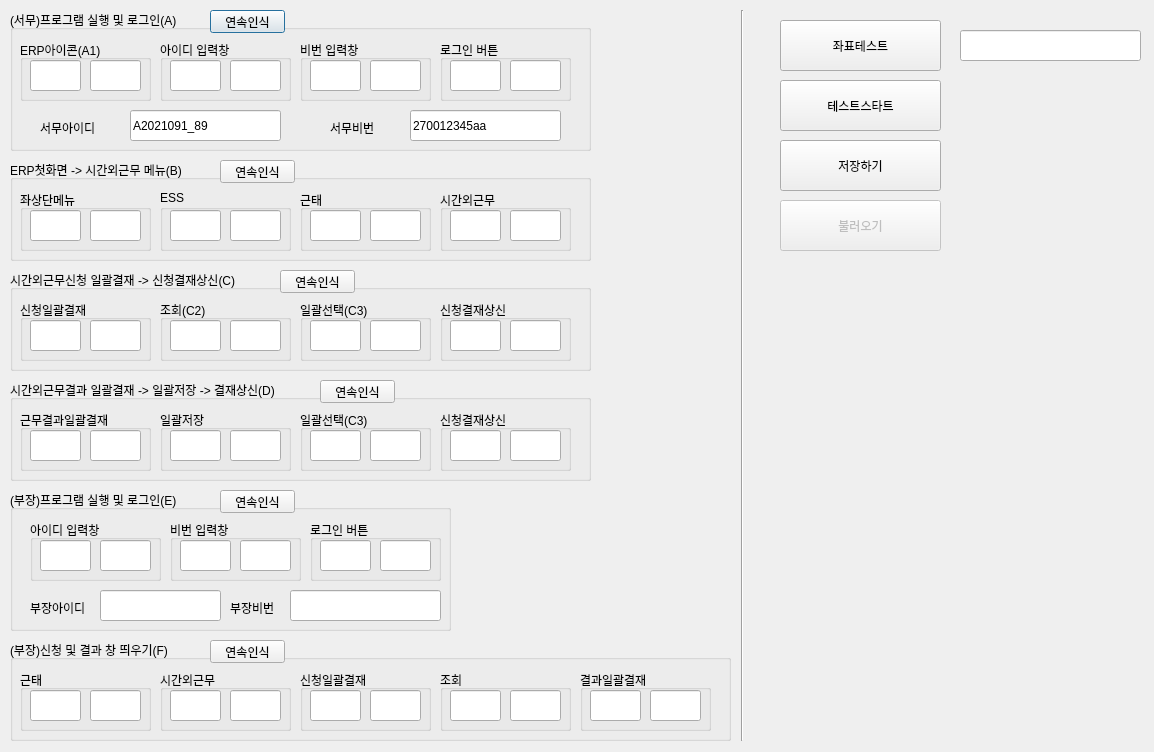
<?xml version="1.0" encoding="UTF-8"?>
<ui version="4.0">
 <class>Dialog</class>
 <widget class="QDialog" name="Dialog">
  <property name="geometry">
   <rect>
    <x>0</x>
    <y>0</y>
    <width>1154</width>
    <height>752</height>
   </rect>
  </property>
  <property name="windowTitle">
   <string>Dialog</string>
  </property>
  <widget class="QGroupBox" name="A">
   <property name="geometry">
    <rect>
     <x>10</x>
     <y>10</y>
     <width>581</width>
     <height>141</height>
    </rect>
   </property>
   <property name="title">
    <string>(서무)프로그램 실행 및 로그인(A)</string>
   </property>
   <widget class="QPushButton" name="Auto_location_A">
    <property name="geometry">
     <rect>
      <x>200</x>
      <y>0</y>
      <width>75</width>
      <height>23</height>
     </rect>
    </property>
    <property name="text">
     <string>연속인식</string>
    </property>
   </widget>
   <widget class="QGroupBox" name="groupBox_5">
    <property name="geometry">
     <rect>
      <x>10</x>
      <y>30</y>
      <width>131</width>
      <height>61</height>
     </rect>
    </property>
    <property name="title">
     <string>ERP아이콘(A1)</string>
    </property>
    <widget class="QLineEdit" name="X_A1">
     <property name="geometry">
      <rect>
       <x>10</x>
       <y>20</y>
       <width>51</width>
       <height>31</height>
      </rect>
     </property>
    </widget>
    <widget class="QLineEdit" name="Y_A1">
     <property name="geometry">
      <rect>
       <x>70</x>
       <y>20</y>
       <width>51</width>
       <height>31</height>
      </rect>
     </property>
    </widget>
   </widget>
   <widget class="QGroupBox" name="groupBox_6">
    <property name="geometry">
     <rect>
      <x>150</x>
      <y>30</y>
      <width>131</width>
      <height>61</height>
     </rect>
    </property>
    <property name="title">
     <string>아이디 입력창</string>
    </property>
    <widget class="QLineEdit" name="X_A2">
     <property name="geometry">
      <rect>
       <x>10</x>
       <y>20</y>
       <width>51</width>
       <height>31</height>
      </rect>
     </property>
    </widget>
    <widget class="QLineEdit" name="Y_A2">
     <property name="geometry">
      <rect>
       <x>70</x>
       <y>20</y>
       <width>51</width>
       <height>31</height>
      </rect>
     </property>
    </widget>
   </widget>
   <widget class="QGroupBox" name="groupBox_7">
    <property name="geometry">
     <rect>
      <x>290</x>
      <y>30</y>
      <width>131</width>
      <height>61</height>
     </rect>
    </property>
    <property name="title">
     <string>비번 입력창</string>
    </property>
    <widget class="QLineEdit" name="X_A3">
     <property name="geometry">
      <rect>
       <x>10</x>
       <y>20</y>
       <width>51</width>
       <height>31</height>
      </rect>
     </property>
    </widget>
    <widget class="QLineEdit" name="Y_A3">
     <property name="geometry">
      <rect>
       <x>70</x>
       <y>20</y>
       <width>51</width>
       <height>31</height>
      </rect>
     </property>
    </widget>
   </widget>
   <widget class="QGroupBox" name="groupBox_8">
    <property name="geometry">
     <rect>
      <x>430</x>
      <y>30</y>
      <width>131</width>
      <height>61</height>
     </rect>
    </property>
    <property name="title">
     <string>로그인 버튼</string>
    </property>
    <widget class="QLineEdit" name="X_A4">
     <property name="geometry">
      <rect>
       <x>10</x>
       <y>20</y>
       <width>51</width>
       <height>31</height>
      </rect>
     </property>
    </widget>
    <widget class="QLineEdit" name="Y_A4">
     <property name="geometry">
      <rect>
       <x>70</x>
       <y>20</y>
       <width>51</width>
       <height>31</height>
      </rect>
     </property>
    </widget>
   </widget>
   <widget class="QLineEdit" name="S_ID">
    <property name="geometry">
     <rect>
      <x>120</x>
      <y>100</y>
      <width>151</width>
      <height>31</height>
     </rect>
    </property>
    <property name="text">
     <string>A2021091_89</string>
    </property>
   </widget>
   <widget class="QLineEdit" name="S_PASSWORD">
    <property name="geometry">
     <rect>
      <x>400</x>
      <y>100</y>
      <width>151</width>
      <height>31</height>
     </rect>
    </property>
    <property name="inputMethodHints">
     <set>Qt::ImhDialableCharactersOnly|Qt::ImhSensitiveData</set>
    </property>
    <property name="text">
     <string>270012345aa</string>
    </property>
   </widget>
   <widget class="QLabel" name="ID">
    <property name="geometry">
     <rect>
      <x>30</x>
      <y>110</y>
      <width>71</width>
      <height>16</height>
     </rect>
    </property>
    <property name="text">
     <string>서무아이디</string>
    </property>
   </widget>
   <widget class="QLabel" name="ID_2">
    <property name="geometry">
     <rect>
      <x>320</x>
      <y>110</y>
      <width>71</width>
      <height>16</height>
     </rect>
    </property>
    <property name="text">
     <string>서무비번</string>
    </property>
   </widget>
  </widget>
  <widget class="QGroupBox" name="E">
   <property name="geometry">
    <rect>
     <x>10</x>
     <y>490</y>
     <width>441</width>
     <height>141</height>
    </rect>
   </property>
   <property name="title">
    <string>(부장)프로그램 실행 및 로그인(E)</string>
   </property>
   <widget class="QPushButton" name="Auto_location_E">
    <property name="geometry">
     <rect>
      <x>210</x>
      <y>0</y>
      <width>75</width>
      <height>23</height>
     </rect>
    </property>
    <property name="text">
     <string>연속인식</string>
    </property>
   </widget>
   <widget class="QGroupBox" name="groupBox_10">
    <property name="geometry">
     <rect>
      <x>20</x>
      <y>30</y>
      <width>131</width>
      <height>61</height>
     </rect>
    </property>
    <property name="title">
     <string>아이디 입력창</string>
    </property>
    <widget class="QLineEdit" name="X_E1">
     <property name="geometry">
      <rect>
       <x>10</x>
       <y>20</y>
       <width>51</width>
       <height>31</height>
      </rect>
     </property>
    </widget>
    <widget class="QLineEdit" name="Y_E1">
     <property name="geometry">
      <rect>
       <x>70</x>
       <y>20</y>
       <width>51</width>
       <height>31</height>
      </rect>
     </property>
    </widget>
   </widget>
   <widget class="QGroupBox" name="groupBox_11">
    <property name="geometry">
     <rect>
      <x>160</x>
      <y>30</y>
      <width>131</width>
      <height>61</height>
     </rect>
    </property>
    <property name="title">
     <string>비번 입력창</string>
    </property>
    <widget class="QLineEdit" name="X_E2">
     <property name="geometry">
      <rect>
       <x>10</x>
       <y>20</y>
       <width>51</width>
       <height>31</height>
      </rect>
     </property>
    </widget>
    <widget class="QLineEdit" name="Y_E2">
     <property name="geometry">
      <rect>
       <x>70</x>
       <y>20</y>
       <width>51</width>
       <height>31</height>
      </rect>
     </property>
    </widget>
   </widget>
   <widget class="QGroupBox" name="groupBox_12">
    <property name="geometry">
     <rect>
      <x>300</x>
      <y>30</y>
      <width>131</width>
      <height>61</height>
     </rect>
    </property>
    <property name="title">
     <string>로그인 버튼</string>
    </property>
    <widget class="QLineEdit" name="X_E3">
     <property name="geometry">
      <rect>
       <x>10</x>
       <y>20</y>
       <width>51</width>
       <height>31</height>
      </rect>
     </property>
    </widget>
    <widget class="QLineEdit" name="Y_E3">
     <property name="geometry">
      <rect>
       <x>70</x>
       <y>20</y>
       <width>51</width>
       <height>31</height>
      </rect>
     </property>
    </widget>
   </widget>
   <widget class="QLabel" name="ID_B">
    <property name="geometry">
     <rect>
      <x>20</x>
      <y>110</y>
      <width>71</width>
      <height>16</height>
     </rect>
    </property>
    <property name="text">
     <string>부장아이디</string>
    </property>
   </widget>
   <widget class="QLabel" name="ID_4">
    <property name="geometry">
     <rect>
      <x>220</x>
      <y>110</y>
      <width>71</width>
      <height>16</height>
     </rect>
    </property>
    <property name="text">
     <string>부장비번</string>
    </property>
   </widget>
   <widget class="QLineEdit" name="B_PASSWORD">
    <property name="geometry">
     <rect>
      <x>280</x>
      <y>100</y>
      <width>151</width>
      <height>31</height>
     </rect>
    </property>
   </widget>
   <widget class="QLineEdit" name="B_ID">
    <property name="geometry">
     <rect>
      <x>90</x>
      <y>100</y>
      <width>121</width>
      <height>31</height>
     </rect>
    </property>
   </widget>
  </widget>
  <widget class="QGroupBox" name="B">
   <property name="geometry">
    <rect>
     <x>10</x>
     <y>160</y>
     <width>581</width>
     <height>101</height>
    </rect>
   </property>
   <property name="title">
    <string>ERP첫화면 -&gt; 시간외근무 메뉴(B)</string>
   </property>
   <widget class="QPushButton" name="Auto_location_B">
    <property name="geometry">
     <rect>
      <x>210</x>
      <y>0</y>
      <width>75</width>
      <height>23</height>
     </rect>
    </property>
    <property name="text">
     <string>연속인식</string>
    </property>
   </widget>
   <widget class="QGroupBox" name="groupBox_13">
    <property name="geometry">
     <rect>
      <x>10</x>
      <y>30</y>
      <width>131</width>
      <height>61</height>
     </rect>
    </property>
    <property name="title">
     <string>좌상단메뉴</string>
    </property>
    <widget class="QLineEdit" name="X_B1">
     <property name="geometry">
      <rect>
       <x>10</x>
       <y>20</y>
       <width>51</width>
       <height>31</height>
      </rect>
     </property>
    </widget>
    <widget class="QLineEdit" name="Y_B1">
     <property name="geometry">
      <rect>
       <x>70</x>
       <y>20</y>
       <width>51</width>
       <height>31</height>
      </rect>
     </property>
    </widget>
   </widget>
   <widget class="QGroupBox" name="groupBox_14">
    <property name="geometry">
     <rect>
      <x>150</x>
      <y>30</y>
      <width>131</width>
      <height>61</height>
     </rect>
    </property>
    <property name="title">
     <string>ESS</string>
    </property>
    <widget class="QLineEdit" name="X_B2">
     <property name="geometry">
      <rect>
       <x>10</x>
       <y>20</y>
       <width>51</width>
       <height>31</height>
      </rect>
     </property>
    </widget>
    <widget class="QLineEdit" name="Y_B2">
     <property name="geometry">
      <rect>
       <x>70</x>
       <y>20</y>
       <width>51</width>
       <height>31</height>
      </rect>
     </property>
    </widget>
   </widget>
   <widget class="QGroupBox" name="groupBox_15">
    <property name="geometry">
     <rect>
      <x>290</x>
      <y>30</y>
      <width>131</width>
      <height>61</height>
     </rect>
    </property>
    <property name="title">
     <string>근태</string>
    </property>
    <widget class="QLineEdit" name="X_B3">
     <property name="geometry">
      <rect>
       <x>10</x>
       <y>20</y>
       <width>51</width>
       <height>31</height>
      </rect>
     </property>
    </widget>
    <widget class="QLineEdit" name="Y_B3">
     <property name="geometry">
      <rect>
       <x>70</x>
       <y>20</y>
       <width>51</width>
       <height>31</height>
      </rect>
     </property>
    </widget>
   </widget>
   <widget class="QGroupBox" name="groupBox_16">
    <property name="geometry">
     <rect>
      <x>430</x>
      <y>30</y>
      <width>131</width>
      <height>61</height>
     </rect>
    </property>
    <property name="title">
     <string>시간외근무</string>
    </property>
    <widget class="QLineEdit" name="X_B4">
     <property name="geometry">
      <rect>
       <x>10</x>
       <y>20</y>
       <width>51</width>
       <height>31</height>
      </rect>
     </property>
    </widget>
    <widget class="QLineEdit" name="Y_B4">
     <property name="geometry">
      <rect>
       <x>70</x>
       <y>20</y>
       <width>51</width>
       <height>31</height>
      </rect>
     </property>
    </widget>
   </widget>
  </widget>
  <widget class="QGroupBox" name="C">
   <property name="geometry">
    <rect>
     <x>10</x>
     <y>270</y>
     <width>581</width>
     <height>101</height>
    </rect>
   </property>
   <property name="title">
    <string>시간외근무신청 일괄결재 -&gt; 신청결재상신(C)</string>
   </property>
   <widget class="QPushButton" name="Auto_location_C">
    <property name="geometry">
     <rect>
      <x>270</x>
      <y>0</y>
      <width>75</width>
      <height>23</height>
     </rect>
    </property>
    <property name="text">
     <string>연속인식</string>
    </property>
   </widget>
   <widget class="QGroupBox" name="groupBox_18">
    <property name="geometry">
     <rect>
      <x>10</x>
      <y>30</y>
      <width>131</width>
      <height>61</height>
     </rect>
    </property>
    <property name="title">
     <string>신청일괄결재</string>
    </property>
    <widget class="QLineEdit" name="X_C1">
     <property name="geometry">
      <rect>
       <x>10</x>
       <y>20</y>
       <width>51</width>
       <height>31</height>
      </rect>
     </property>
    </widget>
    <widget class="QLineEdit" name="Y_C1">
     <property name="geometry">
      <rect>
       <x>70</x>
       <y>20</y>
       <width>51</width>
       <height>31</height>
      </rect>
     </property>
    </widget>
   </widget>
   <widget class="QGroupBox" name="groupBox_19">
    <property name="geometry">
     <rect>
      <x>150</x>
      <y>30</y>
      <width>131</width>
      <height>61</height>
     </rect>
    </property>
    <property name="title">
     <string>조회(C2)</string>
    </property>
    <widget class="QLineEdit" name="X_C2">
     <property name="geometry">
      <rect>
       <x>10</x>
       <y>20</y>
       <width>51</width>
       <height>31</height>
      </rect>
     </property>
    </widget>
    <widget class="QLineEdit" name="Y_C2">
     <property name="geometry">
      <rect>
       <x>70</x>
       <y>20</y>
       <width>51</width>
       <height>31</height>
      </rect>
     </property>
    </widget>
   </widget>
   <widget class="QGroupBox" name="groupBox_20">
    <property name="geometry">
     <rect>
      <x>290</x>
      <y>30</y>
      <width>131</width>
      <height>61</height>
     </rect>
    </property>
    <property name="title">
     <string>일괄선택(C3)</string>
    </property>
    <widget class="QLineEdit" name="X_C3">
     <property name="geometry">
      <rect>
       <x>10</x>
       <y>20</y>
       <width>51</width>
       <height>31</height>
      </rect>
     </property>
    </widget>
    <widget class="QLineEdit" name="Y_C3">
     <property name="geometry">
      <rect>
       <x>70</x>
       <y>20</y>
       <width>51</width>
       <height>31</height>
      </rect>
     </property>
    </widget>
   </widget>
   <widget class="QGroupBox" name="groupBox_21">
    <property name="geometry">
     <rect>
      <x>430</x>
      <y>30</y>
      <width>131</width>
      <height>61</height>
     </rect>
    </property>
    <property name="title">
     <string>신청결재상신</string>
    </property>
    <widget class="QLineEdit" name="X_C4">
     <property name="geometry">
      <rect>
       <x>10</x>
       <y>20</y>
       <width>51</width>
       <height>31</height>
      </rect>
     </property>
    </widget>
    <widget class="QLineEdit" name="Y_C4">
     <property name="geometry">
      <rect>
       <x>70</x>
       <y>20</y>
       <width>51</width>
       <height>31</height>
      </rect>
     </property>
    </widget>
   </widget>
  </widget>
  <widget class="QGroupBox" name="D">
   <property name="geometry">
    <rect>
     <x>10</x>
     <y>380</y>
     <width>581</width>
     <height>101</height>
    </rect>
   </property>
   <property name="title">
    <string>시간외근무결과 일괄결재 -&gt; 일괄저장 -&gt; 결재상신(D)</string>
   </property>
   <widget class="QPushButton" name="Auto_location_D">
    <property name="geometry">
     <rect>
      <x>310</x>
      <y>0</y>
      <width>75</width>
      <height>23</height>
     </rect>
    </property>
    <property name="text">
     <string>연속인식</string>
    </property>
   </widget>
   <widget class="QGroupBox" name="groupBox_23">
    <property name="geometry">
     <rect>
      <x>10</x>
      <y>30</y>
      <width>131</width>
      <height>61</height>
     </rect>
    </property>
    <property name="title">
     <string>근무결과일괄결재</string>
    </property>
    <widget class="QLineEdit" name="X_D1">
     <property name="geometry">
      <rect>
       <x>10</x>
       <y>20</y>
       <width>51</width>
       <height>31</height>
      </rect>
     </property>
    </widget>
    <widget class="QLineEdit" name="Y_D1">
     <property name="geometry">
      <rect>
       <x>70</x>
       <y>20</y>
       <width>51</width>
       <height>31</height>
      </rect>
     </property>
    </widget>
   </widget>
   <widget class="QGroupBox" name="groupBox_24">
    <property name="geometry">
     <rect>
      <x>150</x>
      <y>30</y>
      <width>131</width>
      <height>61</height>
     </rect>
    </property>
    <property name="title">
     <string>일괄저장</string>
    </property>
    <widget class="QLineEdit" name="X_D2">
     <property name="geometry">
      <rect>
       <x>10</x>
       <y>20</y>
       <width>51</width>
       <height>31</height>
      </rect>
     </property>
    </widget>
    <widget class="QLineEdit" name="Y_D2">
     <property name="geometry">
      <rect>
       <x>70</x>
       <y>20</y>
       <width>51</width>
       <height>31</height>
      </rect>
     </property>
    </widget>
   </widget>
   <widget class="QGroupBox" name="groupBox_25">
    <property name="geometry">
     <rect>
      <x>290</x>
      <y>30</y>
      <width>131</width>
      <height>61</height>
     </rect>
    </property>
    <property name="title">
     <string>일괄선택(C3)</string>
    </property>
    <widget class="QLineEdit" name="X_D3">
     <property name="geometry">
      <rect>
       <x>10</x>
       <y>20</y>
       <width>51</width>
       <height>31</height>
      </rect>
     </property>
    </widget>
    <widget class="QLineEdit" name="Y_D3">
     <property name="geometry">
      <rect>
       <x>70</x>
       <y>20</y>
       <width>51</width>
       <height>31</height>
      </rect>
     </property>
    </widget>
   </widget>
   <widget class="QGroupBox" name="groupBox_26">
    <property name="geometry">
     <rect>
      <x>430</x>
      <y>30</y>
      <width>131</width>
      <height>61</height>
     </rect>
    </property>
    <property name="title">
     <string>신청결재상신</string>
    </property>
    <widget class="QLineEdit" name="X_D4">
     <property name="geometry">
      <rect>
       <x>10</x>
       <y>20</y>
       <width>51</width>
       <height>31</height>
      </rect>
     </property>
    </widget>
    <widget class="QLineEdit" name="Y_D4">
     <property name="geometry">
      <rect>
       <x>70</x>
       <y>20</y>
       <width>51</width>
       <height>31</height>
      </rect>
     </property>
    </widget>
   </widget>
  </widget>
  <widget class="QGroupBox" name="F">
   <property name="geometry">
    <rect>
     <x>10</x>
     <y>640</y>
     <width>721</width>
     <height>101</height>
    </rect>
   </property>
   <property name="title">
    <string>(부장)신청 및 결과 창 띄우기(F)</string>
   </property>
   <widget class="QPushButton" name="Auto_location_F">
    <property name="geometry">
     <rect>
      <x>200</x>
      <y>0</y>
      <width>75</width>
      <height>23</height>
     </rect>
    </property>
    <property name="text">
     <string>연속인식</string>
    </property>
   </widget>
   <widget class="QGroupBox" name="groupBox_28">
    <property name="geometry">
     <rect>
      <x>10</x>
      <y>30</y>
      <width>131</width>
      <height>61</height>
     </rect>
    </property>
    <property name="title">
     <string>근태</string>
    </property>
    <widget class="QLineEdit" name="X_F1">
     <property name="geometry">
      <rect>
       <x>10</x>
       <y>20</y>
       <width>51</width>
       <height>31</height>
      </rect>
     </property>
    </widget>
    <widget class="QLineEdit" name="Y_F1">
     <property name="geometry">
      <rect>
       <x>70</x>
       <y>20</y>
       <width>51</width>
       <height>31</height>
      </rect>
     </property>
    </widget>
   </widget>
   <widget class="QGroupBox" name="groupBox_29">
    <property name="geometry">
     <rect>
      <x>150</x>
      <y>30</y>
      <width>131</width>
      <height>61</height>
     </rect>
    </property>
    <property name="title">
     <string>시간외근무</string>
    </property>
    <widget class="QLineEdit" name="X_F2">
     <property name="geometry">
      <rect>
       <x>10</x>
       <y>20</y>
       <width>51</width>
       <height>31</height>
      </rect>
     </property>
    </widget>
    <widget class="QLineEdit" name="Y_F2">
     <property name="geometry">
      <rect>
       <x>70</x>
       <y>20</y>
       <width>51</width>
       <height>31</height>
      </rect>
     </property>
    </widget>
   </widget>
   <widget class="QGroupBox" name="groupBox_30">
    <property name="geometry">
     <rect>
      <x>290</x>
      <y>30</y>
      <width>131</width>
      <height>61</height>
     </rect>
    </property>
    <property name="title">
     <string>신청일괄결재</string>
    </property>
    <widget class="QLineEdit" name="X_F3">
     <property name="geometry">
      <rect>
       <x>10</x>
       <y>20</y>
       <width>51</width>
       <height>31</height>
      </rect>
     </property>
    </widget>
    <widget class="QLineEdit" name="Y_F3">
     <property name="geometry">
      <rect>
       <x>70</x>
       <y>20</y>
       <width>51</width>
       <height>31</height>
      </rect>
     </property>
    </widget>
   </widget>
   <widget class="QGroupBox" name="groupBox_31">
    <property name="geometry">
     <rect>
      <x>430</x>
      <y>30</y>
      <width>131</width>
      <height>61</height>
     </rect>
    </property>
    <property name="title">
     <string>조회</string>
    </property>
    <widget class="QLineEdit" name="X_F4">
     <property name="geometry">
      <rect>
       <x>10</x>
       <y>20</y>
       <width>51</width>
       <height>31</height>
      </rect>
     </property>
    </widget>
    <widget class="QLineEdit" name="Y_F4">
     <property name="geometry">
      <rect>
       <x>70</x>
       <y>20</y>
       <width>51</width>
       <height>31</height>
      </rect>
     </property>
    </widget>
   </widget>
   <widget class="QGroupBox" name="groupBox_32">
    <property name="geometry">
     <rect>
      <x>570</x>
      <y>30</y>
      <width>131</width>
      <height>61</height>
     </rect>
    </property>
    <property name="title">
     <string>결과일괄결재</string>
    </property>
    <widget class="QLineEdit" name="X_F5">
     <property name="geometry">
      <rect>
       <x>10</x>
       <y>20</y>
       <width>51</width>
       <height>31</height>
      </rect>
     </property>
    </widget>
    <widget class="QLineEdit" name="Y_F5">
     <property name="geometry">
      <rect>
       <x>70</x>
       <y>20</y>
       <width>51</width>
       <height>31</height>
      </rect>
     </property>
    </widget>
   </widget>
  </widget>
  <widget class="Line" name="line">
   <property name="geometry">
    <rect>
     <x>732</x>
     <y>10</y>
     <width>21</width>
     <height>731</height>
    </rect>
   </property>
   <property name="orientation">
    <enum>Qt::Vertical</enum>
   </property>
  </widget>
  <widget class="QPushButton" name="nogadaBtn">
   <property name="geometry">
    <rect>
     <x>780</x>
     <y>20</y>
     <width>161</width>
     <height>51</height>
    </rect>
   </property>
   <property name="text">
    <string>좌표테스트</string>
   </property>
  </widget>
  <widget class="QPushButton" name="TEST_START_2">
   <property name="geometry">
    <rect>
     <x>780</x>
     <y>80</y>
     <width>161</width>
     <height>51</height>
    </rect>
   </property>
   <property name="text">
    <string>테스트스타트</string>
   </property>
  </widget>
  <widget class="QPushButton" name="SAVE">
   <property name="geometry">
    <rect>
     <x>780</x>
     <y>140</y>
     <width>161</width>
     <height>51</height>
    </rect>
   </property>
   <property name="text">
    <string>저장하기</string>
   </property>
  </widget>
  <widget class="QPushButton" name="LOAD">
   <property name="enabled">
    <bool>false</bool>
   </property>
   <property name="geometry">
    <rect>
     <x>780</x>
     <y>200</y>
     <width>161</width>
     <height>51</height>
    </rect>
   </property>
   <property name="text">
    <string>불러오기</string>
   </property>
  </widget>
  <widget class="QLineEdit" name="nogada">
   <property name="geometry">
    <rect>
     <x>960</x>
     <y>30</y>
     <width>181</width>
     <height>31</height>
    </rect>
   </property>
  </widget>
 </widget>
 <resources/>
 <connections/>
</ui>
